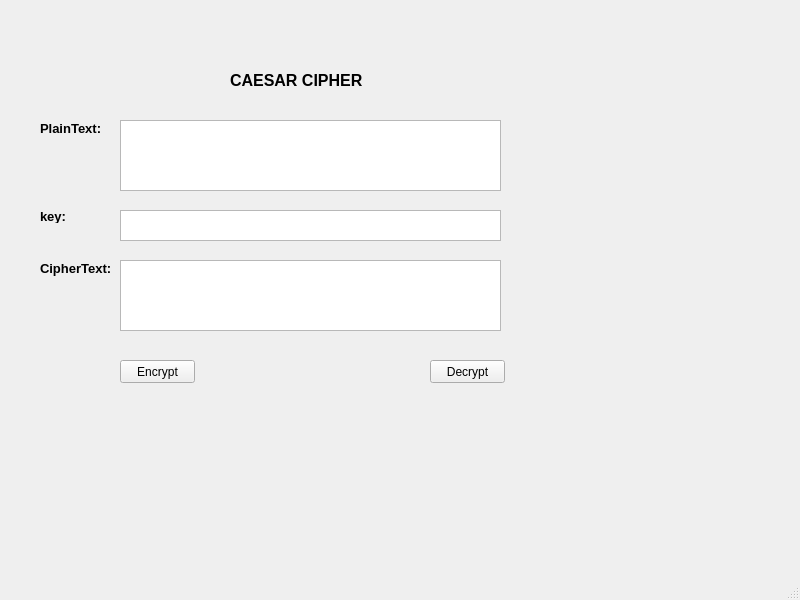
<?xml version="1.0" encoding="UTF-8"?>
<ui version="4.0">
 <class>MainWindow</class>
 <widget class="QMainWindow" name="MainWindow">
  <property name="geometry">
   <rect>
    <x>0</x>
    <y>0</y>
    <width>800</width>
    <height>600</height>
   </rect>
  </property>
  <property name="windowTitle">
   <string>MainWindow</string>
  </property>
  <widget class="QWidget" name="centralwidget">
   <widget class="QLabel" name="label">
    <property name="geometry">
     <rect>
      <x>230</x>
      <y>60</y>
      <width>141</width>
      <height>41</height>
     </rect>
    </property>
    <property name="font">
     <font>
      <pointsize>12</pointsize>
      <weight>75</weight>
      <bold>true</bold>
     </font>
    </property>
    <property name="text">
     <string>CAESAR CIPHER</string>
    </property>
   </widget>
   <widget class="QLabel" name="label_2">
    <property name="geometry">
     <rect>
      <x>40</x>
      <y>120</y>
      <width>71</width>
      <height>16</height>
     </rect>
    </property>
    <property name="font">
     <font>
      <pointsize>10</pointsize>
      <weight>75</weight>
      <bold>true</bold>
     </font>
    </property>
    <property name="text">
     <string>PlainText:</string>
    </property>
   </widget>
   <widget class="QLabel" name="label_3">
    <property name="geometry">
     <rect>
      <x>40</x>
      <y>210</y>
      <width>47</width>
      <height>13</height>
     </rect>
    </property>
    <property name="font">
     <font>
      <pointsize>10</pointsize>
      <weight>75</weight>
      <bold>true</bold>
     </font>
    </property>
    <property name="text">
     <string>key:</string>
    </property>
   </widget>
   <widget class="QLabel" name="label_4">
    <property name="geometry">
     <rect>
      <x>40</x>
      <y>260</y>
      <width>71</width>
      <height>16</height>
     </rect>
    </property>
    <property name="font">
     <font>
      <pointsize>10</pointsize>
      <weight>75</weight>
      <bold>true</bold>
     </font>
    </property>
    <property name="text">
     <string>CipherText:</string>
    </property>
   </widget>
   <widget class="QPlainTextEdit" name="txt_plain_text">
    <property name="geometry">
     <rect>
      <x>120</x>
      <y>120</y>
      <width>381</width>
      <height>71</height>
     </rect>
    </property>
   </widget>
   <widget class="QPlainTextEdit" name="txt_key">
    <property name="geometry">
     <rect>
      <x>120</x>
      <y>210</y>
      <width>381</width>
      <height>31</height>
     </rect>
    </property>
   </widget>
   <widget class="QPlainTextEdit" name="txt_cipher_text">
    <property name="geometry">
     <rect>
      <x>120</x>
      <y>260</y>
      <width>381</width>
      <height>71</height>
     </rect>
    </property>
   </widget>
   <widget class="QPushButton" name="btn_encrypt">
    <property name="geometry">
     <rect>
      <x>120</x>
      <y>360</y>
      <width>75</width>
      <height>23</height>
     </rect>
    </property>
    <property name="text">
     <string>Encrypt</string>
    </property>
   </widget>
   <widget class="QPushButton" name="btn_decrypt">
    <property name="geometry">
     <rect>
      <x>430</x>
      <y>360</y>
      <width>75</width>
      <height>23</height>
     </rect>
    </property>
    <property name="text">
     <string>Decrypt</string>
    </property>
   </widget>
  </widget>
  <widget class="QMenuBar" name="menubar">
   <property name="geometry">
    <rect>
     <x>0</x>
     <y>0</y>
     <width>800</width>
     <height>21</height>
    </rect>
   </property>
  </widget>
  <widget class="QStatusBar" name="statusbar"/>
 </widget>
 <resources/>
 <connections/>
</ui>
